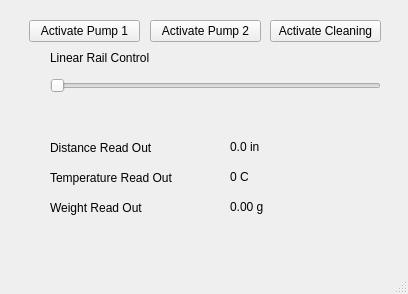
<?xml version="1.0" encoding="UTF-8"?>
<ui version="4.0">
 <class>SystemInterfaceQT</class>
 <widget class="QMainWindow" name="SystemInterfaceQT">
  <property name="geometry">
   <rect>
    <x>0</x>
    <y>0</y>
    <width>408</width>
    <height>294</height>
   </rect>
  </property>
  <property name="windowTitle">
   <string>SystemInterfaceQT</string>
  </property>
  <widget class="QWidget" name="centralwidget">
   <widget class="QSlider" name="linearRail">
    <property name="geometry">
     <rect>
      <x>50</x>
      <y>40</y>
      <width>331</width>
      <height>91</height>
     </rect>
    </property>
    <property name="orientation">
     <enum>Qt::Horizontal</enum>
    </property>
   </widget>
   <widget class="QLabel" name="disLabel">
    <property name="geometry">
     <rect>
      <x>50</x>
      <y>140</y>
      <width>121</width>
      <height>16</height>
     </rect>
    </property>
    <property name="text">
     <string>Distance Read Out</string>
    </property>
   </widget>
   <widget class="QLabel" name="disReadOut">
    <property name="geometry">
     <rect>
      <x>230</x>
      <y>140</y>
      <width>59</width>
      <height>14</height>
     </rect>
    </property>
    <property name="text">
     <string>0.0 in</string>
    </property>
   </widget>
   <widget class="QLabel" name="tempLabel">
    <property name="geometry">
     <rect>
      <x>50</x>
      <y>170</y>
      <width>141</width>
      <height>16</height>
     </rect>
    </property>
    <property name="text">
     <string>Temperature Read Out</string>
    </property>
   </widget>
   <widget class="QLabel" name="tempReadOut">
    <property name="geometry">
     <rect>
      <x>230</x>
      <y>170</y>
      <width>59</width>
      <height>14</height>
     </rect>
    </property>
    <property name="text">
     <string>0 C</string>
    </property>
   </widget>
   <widget class="QLabel" name="weightLabel">
    <property name="geometry">
     <rect>
      <x>50</x>
      <y>200</y>
      <width>131</width>
      <height>16</height>
     </rect>
    </property>
    <property name="text">
     <string>Weight Read Out</string>
    </property>
   </widget>
   <widget class="QLabel" name="weightReadOut">
    <property name="geometry">
     <rect>
      <x>230</x>
      <y>200</y>
      <width>59</width>
      <height>14</height>
     </rect>
    </property>
    <property name="text">
     <string>0.00 g</string>
    </property>
   </widget>
   <widget class="QLabel" name="lrLabel">
    <property name="geometry">
     <rect>
      <x>50</x>
      <y>50</y>
      <width>121</width>
      <height>16</height>
     </rect>
    </property>
    <property name="text">
     <string>Linear Rail Control</string>
    </property>
   </widget>
   <widget class="QPushButton" name="pump1Btn">
    <property name="geometry">
     <rect>
      <x>29</x>
      <y>20</y>
      <width>111</width>
      <height>22</height>
     </rect>
    </property>
    <property name="text">
     <string>Activate Pump 1</string>
    </property>
   </widget>
   <widget class="QPushButton" name="pump2Btn">
    <property name="geometry">
     <rect>
      <x>150</x>
      <y>20</y>
      <width>111</width>
      <height>22</height>
     </rect>
    </property>
    <property name="text">
     <string>Activate Pump 2</string>
    </property>
   </widget>
   <widget class="QPushButton" name="clnBtn">
    <property name="geometry">
     <rect>
      <x>270</x>
      <y>20</y>
      <width>111</width>
      <height>22</height>
     </rect>
    </property>
    <property name="text">
     <string>Activate Cleaning</string>
    </property>
   </widget>
  </widget>
  <widget class="QMenuBar" name="menubar">
   <property name="geometry">
    <rect>
     <x>0</x>
     <y>0</y>
     <width>408</width>
     <height>19</height>
    </rect>
   </property>
  </widget>
  <widget class="QStatusBar" name="statusbar"/>
 </widget>
 <resources/>
 <connections/>
</ui>
